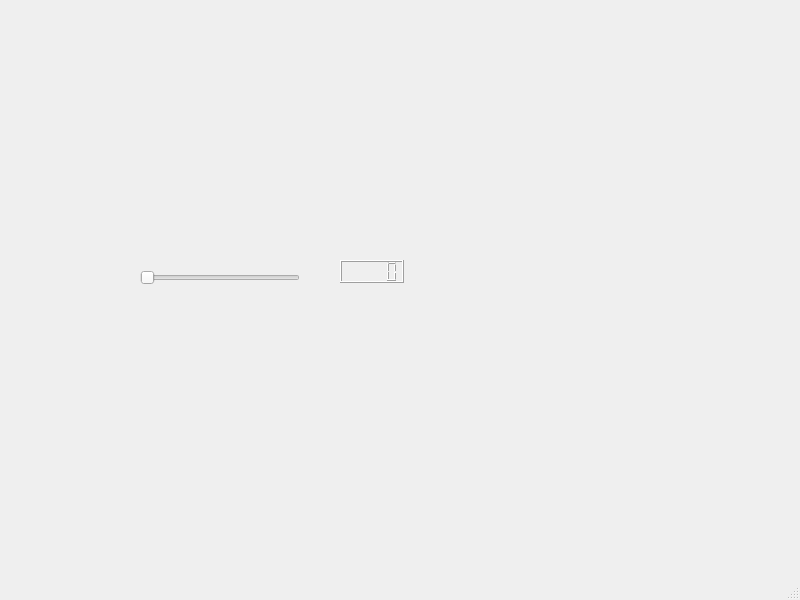
<?xml version="1.0" encoding="UTF-8"?>
<ui version="4.0">
 <class>MainWindow</class>
 <widget class="QMainWindow" name="MainWindow">
  <property name="geometry">
   <rect>
    <x>0</x>
    <y>0</y>
    <width>800</width>
    <height>600</height>
   </rect>
  </property>
  <property name="windowTitle">
   <string>MainWindow</string>
  </property>
  <widget class="QWidget" name="centralwidget">
   <widget class="QSlider" name="horizontalSlider">
    <property name="geometry">
     <rect>
      <x>140</x>
      <y>270</y>
      <width>160</width>
      <height>16</height>
     </rect>
    </property>
    <property name="orientation">
     <enum>Qt::Horizontal</enum>
    </property>
   </widget>
   <widget class="QLCDNumber" name="lcdNumber">
    <property name="geometry">
     <rect>
      <x>340</x>
      <y>260</y>
      <width>64</width>
      <height>23</height>
     </rect>
    </property>
   </widget>
  </widget>
  <widget class="QMenuBar" name="menubar">
   <property name="geometry">
    <rect>
     <x>0</x>
     <y>0</y>
     <width>800</width>
     <height>22</height>
    </rect>
   </property>
  </widget>
  <widget class="QStatusBar" name="statusbar"/>
 </widget>
 <resources/>
 <connections>
  <connection>
   <sender>horizontalSlider</sender>
   <signal>valueChanged(int)</signal>
   <receiver>lcdNumber</receiver>
   <slot>display(int)</slot>
   <hints>
    <hint type="sourcelabel">
     <x>270</x>
     <y>302</y>
    </hint>
    <hint type="destinationlabel">
     <x>360</x>
     <y>291</y>
    </hint>
   </hints>
  </connection>
 </connections>
</ui>
